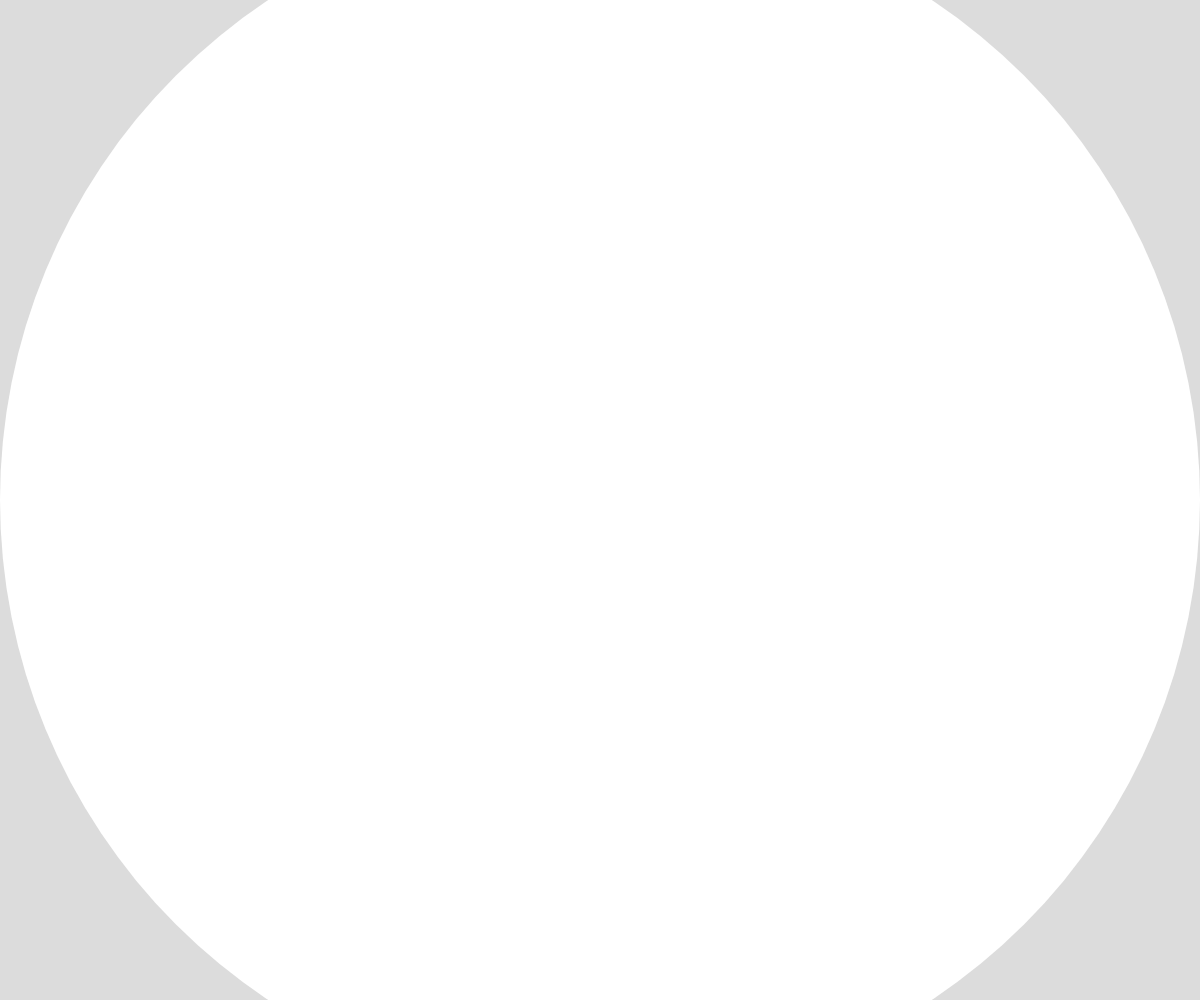
Frame 1 (no input)
Frame 60 (no input): identical to frame 1, image omitted
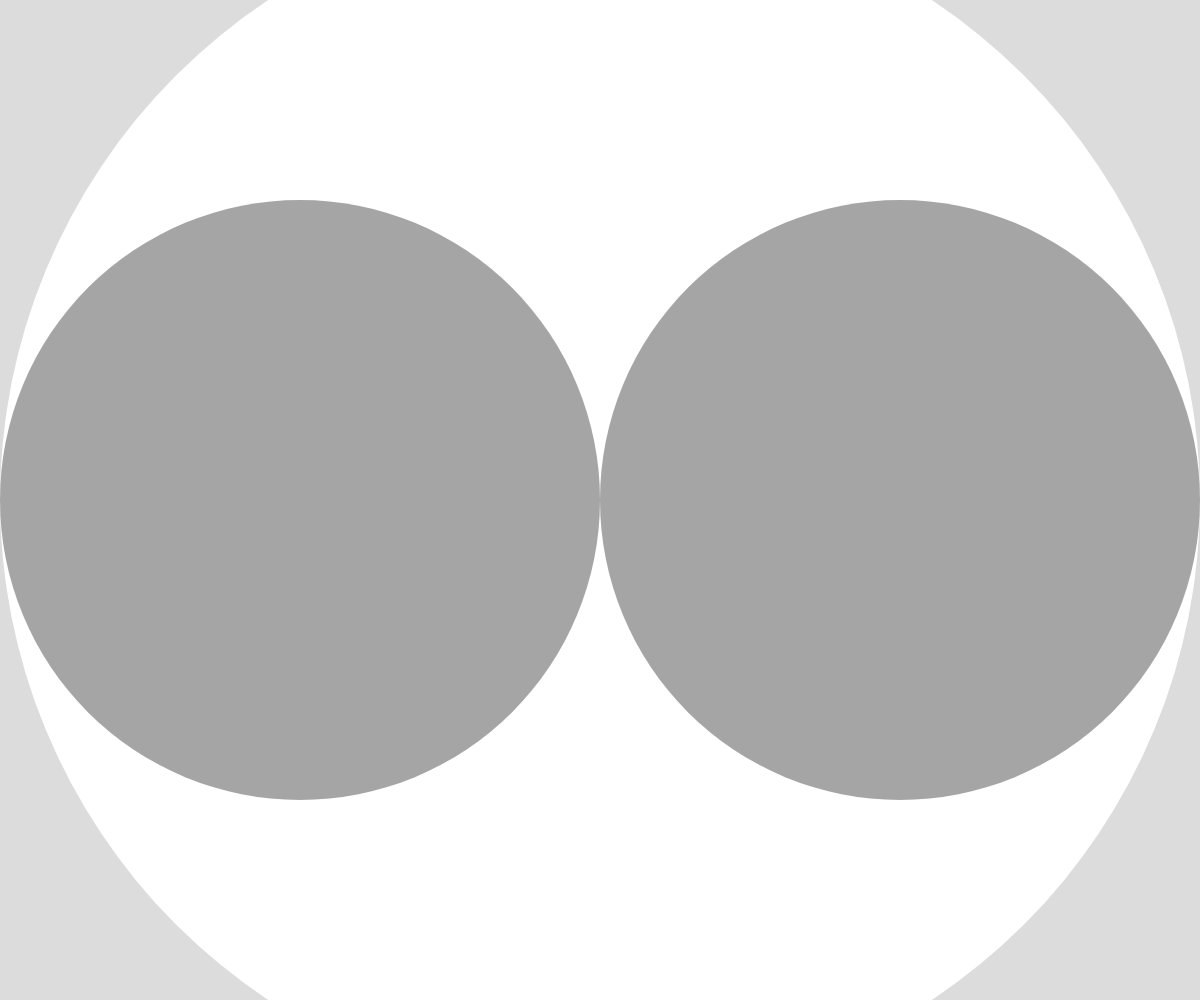
Frame 120 (the mouse pressed at the canvas centre since frame 60)

The p5.js sketch that drew these frames (run headless with seeded random() and noise() and a simulated clock; from frame 60 on, the mouse is pressed at the canvas centre):

// p5.js sketch
// ── sketch.js
// recursion circles


function setup() {
  createCanvas(windowWidth, windowHeight);
  noStroke();
}

function draw() {
  background(220);
  drawCircles(width / 2, width / 2);
}

function drawCircles(x, radius) {

  let fillColor = map(radius, width / 2, 50, 255, 90);
  
  fill(fillColor);
  circle(x, height / 2, radius * 2);


  let maxRadius = map(mouseX, 0, width, width / 2, 50);
  if (radius > maxRadius) {
    drawCircles(x - radius / 2, radius / 2);
    drawCircles(x + radius / 2, radius / 2);
  }
}
